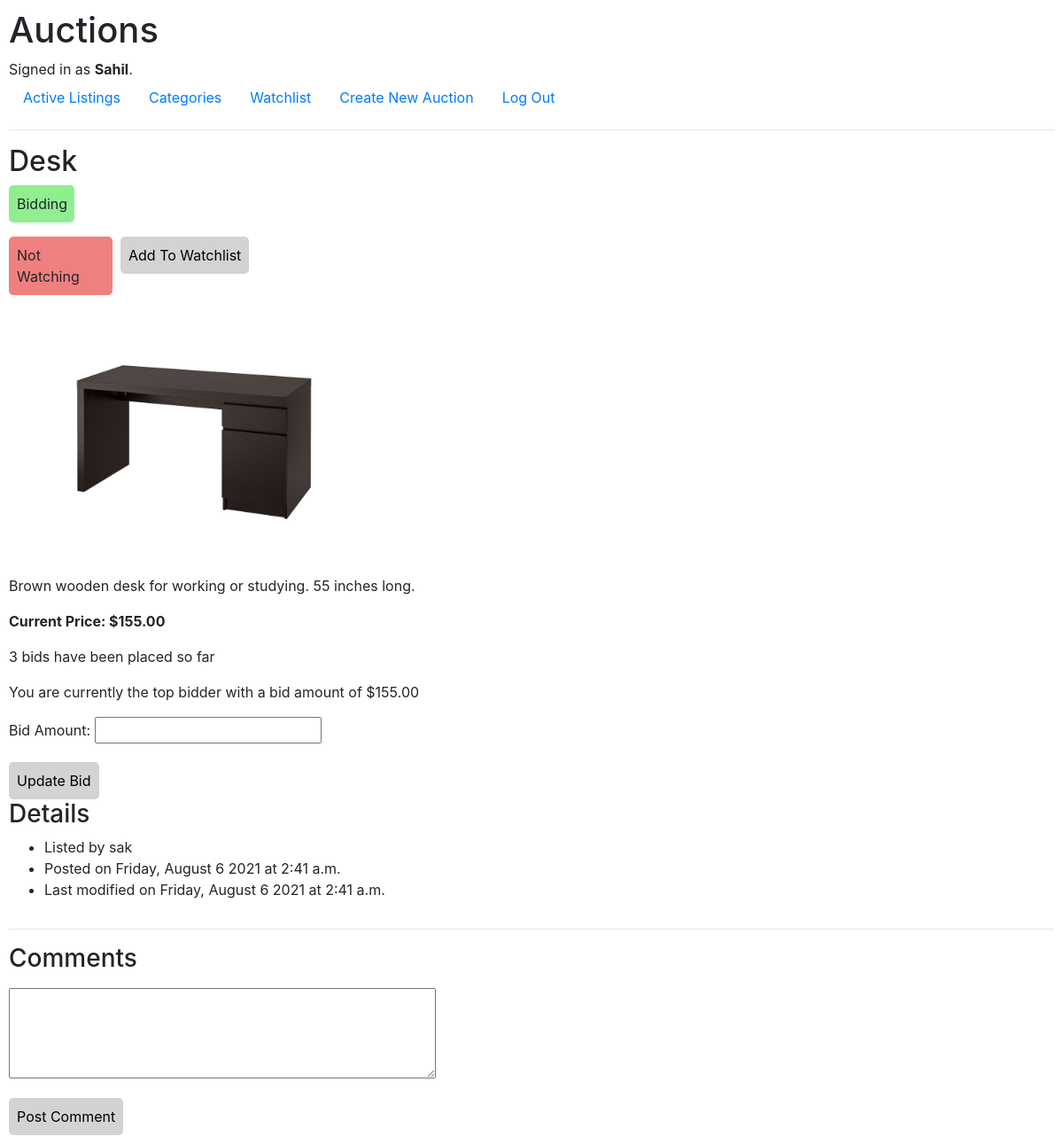
The app's page /auction/12 (signed in), older data.
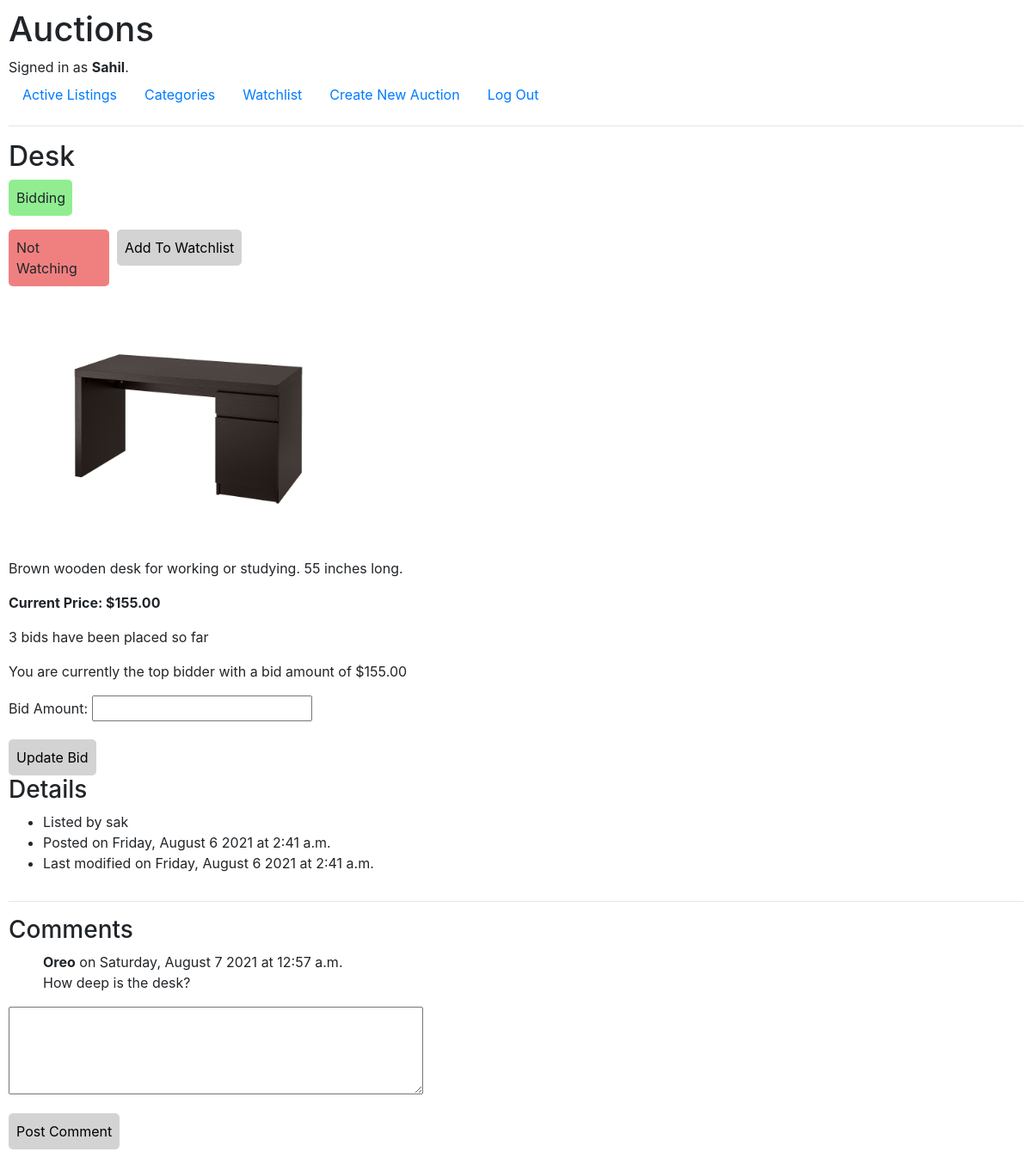
The same page, newer data.
### auctions/models.py (models this page shows, shortened)
class Comment(models.Model):
    text = models.TextField()
    creator = models.ForeignKey(
        User,
        on_delete=models.CASCADE,
        related_name='comments'
    )
    parent_auction = models.ForeignKey(
        AuctionItem,
        on_delete=models.CASCADE,
        related_name='comments'
    )
    parent_comment = models.ForeignKey(
        'self',
        null=True,
        on_delete=models.CASCADE,
        related_name='children'
    )
    creation_date = models.DateTimeField(auto_now_add=True)

class User(AbstractUser):
    watching = ManyToManyField(
        'AuctionItem',
        blank=True,
        related_name='watched_by'
    )

### auctions/views.py (the view)
# urls.py: path("auction/<int:id>", views.auction_view, name="auction_view"),
def auction_view(request, id):
    if request.method == 'POST':
        auction_item = AuctionItem.objects.get(pk=id)
        bid_form = BidForm(request.POST, old_price=auction_item.current_price)
        if bid_form.is_valid():
            bid = bid_form.save(commit=False)
            bid.creator = request.user
            bid.auction_item = auction_item
            bid.save()
            new_price = bid.price
            updated_rows = AuctionItem.objects.filter(
                id=id).update(current_price=new_price)
            return render(request, "auctions/auction_view.html", {
                'auction_item': AuctionItem.objects.get(pk=id),
                'bid_form': bid_form,
                'total_bids': AuctionItem.objects.get(pk=id).bids.count(),
                'success_message': "Bid created successfully.",
                'comment_form': CommentForm()
            })
        else:
            return render(request, "auctions/auction_view.html", {
                'auction_item': auction_item,
                'bid_form': bid_form,
                'total_bids': AuctionItem.objects.get(pk=id).bids.count(),
                'error_message': "Error placing bid.",
                'comment_form': CommentForm()
            })
    else:
        auction_items_queryset = AuctionItem.objects.filter(pk=id)
        if auction_items_queryset.exists():
            auction_item = auction_items_queryset.first()
            return render(request, "auctions/auction_view.html", {
                'auction_item': auction_item,
                'bid_form': BidForm(),
                'total_bids': auction_item.bids.count(),
                'comment_form': CommentForm()
            })
        else:
            pass

### auctions/views.py (shortened to what this page needs)
class BidForm(ModelForm):
    def __init__(self, *args, **kwargs):
        self.old_price = kwargs.get('old_price', None)
        if self.old_price is not None:
            kwargs.pop('old_price')
        super(BidForm, self).__init__(*args, **kwargs)
    class Meta:
        model = Bid
        exclude = ['creator', 'auction_item', 'creation_date']
        labels = {
            'price': "Bid Amount"
        }
        widgets = {
            'price': widgets.Input(attrs={
                'title': "Value must be greater than current price",
                'type': 'number',
                'step': '0.01'
            })
        }

class CommentForm(ModelForm):
    class Meta:
        model = Comment
        exclude = ['creator', 'parent_auction',
                   'creation_date', 'parent_comment']
        labels = {
            'text': ""
        }
        widgets = {
            'text': Textarea(attrs={'cols': 45, 'rows': 4}),
        }

### auctions/models.py (called while the page is built)
    def get_highest_bid(self):
        return self.bids.latest('creation_date')

### auctions/templates/auctions/auction_view.html (shortened to what this page needs)
{% extends "auctions/layout.html" %}
{% load auctions_extras %}
{% block body %}
<h2>
    {{ auction_item.title }}
</h2>
{% if user != auction_item.creator %}
{% if user|has_bid_on_auction:auction_item %}
<p style="background-color: lightgreen; width: 74px; padding: 9px; border-radius: 5px; margin-left: 0px;">Bidding</p>
{% else %}
<p style="background-color: lightcoral; width: 107px; padding: 9px; border-radius: 5px; margin-left: 0px;">Not Bidding
</p>
{% endif %}
{% endif %}
<div style="display: flex; flex-direction: row;">
    {% if user in auction_item.watched_by.all %}
    <p style="background-color: lightgreen; width: 87px; padding: 9px; border-radius: 5px;">Watching</p>
    <form action="{% url 'update_watchlist' user.id auction_item.id %}" method="post">
        {% csrf_token %}
        <input
            style="border-color: lightgrey; background-color: lightgrey; border-style: solid; padding: 7px; border-radius: 5px; margin-left: 9px;"
            type="submit" value="Remove From Watchlist">
    </form>
    {% else %}
    <p style="background-color: lightcoral; width: 117px; padding: 9px; border-radius: 5px;">Not Watching</p>
    <form action="{% url 'update_watchlist' user.id auction_item.id %}" method="post">
        <input
            style="border-color: lightgrey; background-color: lightgrey; border-style: solid; padding: 7px; border-radius: 5px; margin-left: 9px;"
            type="submit" value="Add To Watchlist">
    </form>
    {% endif %}
</div>
<img src="{{ auction_item.item_image.url }}" alt="Image Not Provided" style="padding: 12px; object-fit: contain;"
    width="400px" height="300px">
<p>{{ auction_item.description }}</p>
<p>
    <strong>
        {% if auction_item.is_active is True %}
        Current Price: ${{ auction_item.current_price }}
        {% endif %}
    </strong>
</p>
{% if auction_item.is_active is True %}
<p>{{ total_bids }} bid{{ total_bids|pluralize }} ha{{ total_bids|pluralize:"s,ve" }} been placed so far</p>
{% if user != auction_item.creator %}
{% if user|has_bid_on_auction:auction_item %}
{% if auction_item.get_highest_bid.creator == user %}
<p>You are currently the top bidder with a bid amount of ${{user|latest_bid_price_for_auction:auction_item}}</p>
{% endif %}
<form action="{% url 'auction_view' auction_item.id %}" method="post">
    {{ bid_form.as_p }}
    <input
        style="border-color: lightgrey; background-color: lightgrey; border-style: solid; padding: 7px; border-radius: 5px;"
        type="submit" value="Update Bid">
</form>
{% endif %}
{% endif %}
{% endif %}
<h3>Details</h3>
<ul>
    <li>Listed by {{ auction_item.creator.username }}</li>
    <li>Posted on {{ auction_item.creation_date|date:"l, F j Y" }} at {{ auction_item.creation_date|time }}</li>
    <li>Last modified on {{ auction_item.last_modified|date:"l, F j Y" }} at {{ auction_item.last_modified|time }}</li>
</ul>
<hr>
<h3>Comments</h3>
<ul style="list-style-type: none;">
    {% for comment in auction_item.comments.all %}
    <li>
        <strong>{{ comment.creator.username }}</strong>
        on {{ comment.creation_date|date:"l, F j Y" }} at {{ comment.creation_date|time }}
        <p>{{ comment.text|linebreaksbr }}</p>
    </li>
    {% endfor %}
</ul>
{% if auction_item.is_active is True %}
<form action="{% url 'new_comment' auction_item.id %}" method="post">
    {{ comment_form.as_p }}
    <input
        style="border-color: lightgrey; background-color: lightgrey; border-style: solid; padding: 7px; border-radius: 5px;"
        type="submit" value="Post Comment">
</form>
{% endif %}
{% endblock %}

Row changes from the older to the newer data that the page shows:
added Comment: creator.username "Oreo", creation_date "Saturday, August 7 2021", creation_date "12:57 a.m.", text "How deep is the desk?"
